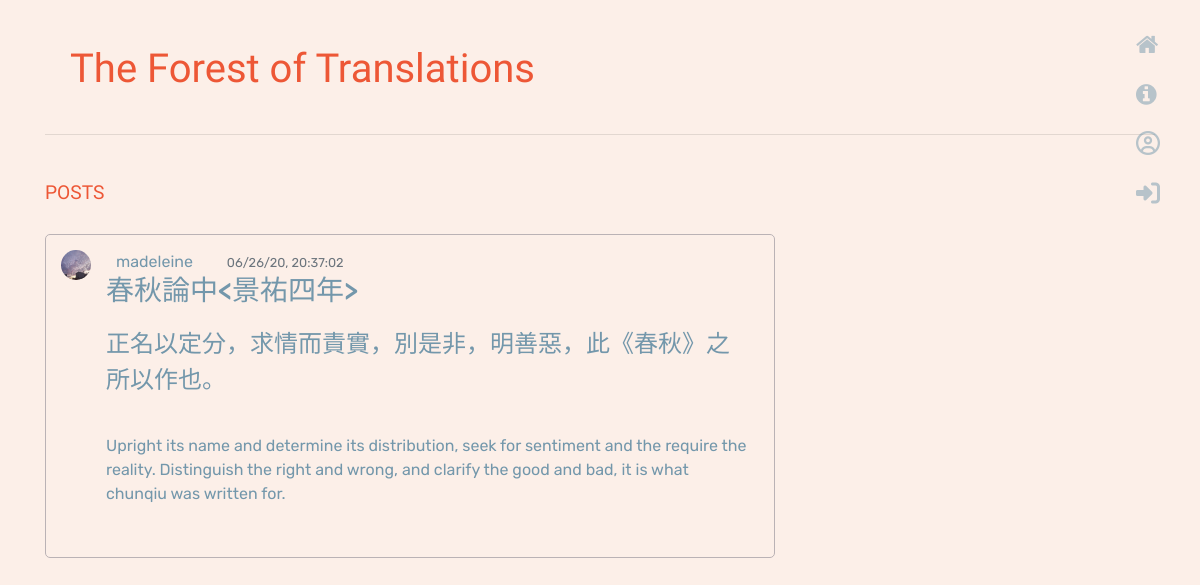
/post/1, run on the app's committed database.
### flaskwebsite/models.py (models this page shows, shortened)
class User(db.Model, UserMixin):
    id = db.Column(db.Integer, primary_key=True)
    username = db.Column(db.String(20), unique=True, nullable=False)
    email = db.Column(db.String(120), unique=True, nullable=False)
    image_file = db.Column(db.String(20), nullable=False, default='default.jpg')
    password = db.Column(db.String(60), nullable=False)
    posts = db.relationship('Post', backref='author', lazy=True)

class Post(db.Model):
    id = db.Column(db.Integer, primary_key=True)
    title = db.Column(db.String(100), nullable=False)
    date_posted = db.Column(db.DateTime, nullable=False, default=datetime.utcnow)
    chinese_content = db.Column(db.Text, nullable=False)
    content = db.Column(db.Text, nullable=False)
    user_id = db.Column(db.Integer, db.ForeignKey('user.id'), nullable=False)

### flaskwebsite/routes.py (the view)
@app.route('/post/<int:post_id>')
def post(post_id):
    post = Post.query.get_or_404(post_id)
    return render_template('post.html', title=post.title, post=post)

### flaskwebsite/templates/post.html (shortened to what this page needs)
{% extends "layout.html" %}
{% block content %}
    <h3 class="post-section">POSTS</h3>
    <article class="media form-section">
        <img class="rounded-circle article-img" src="{{url_for('static',
         filename='profile_pics/' + post.author.image_file)}}">
      <div class="media-body">
        <div class="article-metadata">
            <a class="article-author" href="{{url_for('user_posts', username=post.author.username)}}">{{ post.author.username }}</a>
            <small class="text-muted">{{ post.date_posted.strftime('%x, %X')}}</small>
            <h3><a class="article-title">{{ post.title }}</a></h3>
            <p class="chinese">{{ post.chinese_content }}</p>
            <p class="article-content">{{ post.content }}</p>
      </div>
      </div>
    </article>
{% endblock %}

### flaskwebsite/static/main.css (style rules this page uses)
:root { --bgcolor: #FCEFE8; --primary: #ED5736; --secendory: #7397ab; --third: #F9906F; --chinese: "Ma Shan Zheng"; --english: "Rubik"; --title: "Sulphur Point" }
body { background-color: var(--bgcolor); background-image: url("https://www.transparenttextures.com/patterns/groovepaper.png"); color: var(--secendory); margin: 20px; font-family: var(--english), sans-serif }
img { max-width: 100%; height: auto; }
.form-section { background-color: var(--bgcolor); border: #BAB2B5 solid 1px; border-radius: 5px; margin-bottom: 20px; margin-top: 20px; padding: 15px; }
.post-section { margin-top: 30px; margin-bottom: 30px; font-size: larger; color: var(--primary); font-family: var(--title), sans-serif; }
.article-author { color: var(--secendory); margin-left: 20px; margin-right: 30px; padding-bottom: 50px; }
.article-metadata { padding-bottom: 10px; }
.article-title { padding: 10px; color: var(--primary); }
.chinese { font-family: var(--chinese); font-size: x-large; padding: 10px; }
.article-content { padding: 10px; font-family: var(--english); }
.article-img { height: 30px; width: 30px; margin-right: 5px; margin-bottom: 1px; }

### data on the page
User: image_file (placeholder picture), author.username "madeleine"
Post: date_posted "06/26/20, 20:37:02", title "春秋論中<景祐四年>", chinese_content "正名以定分，求情而責實，別是非，明善惡，此《春秋》之所以作也。", content "Upright its name and determine its distribution, seek for sentiment and the require the reality. Distinguish the right and wrong, and clarify the good and bad, it is what chunqiu was written for."
